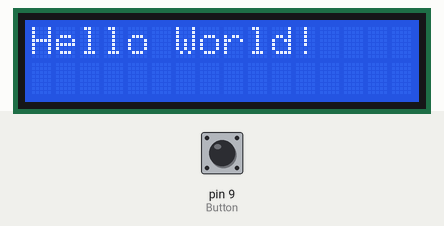
The sketch below on a simulated Arduino Uno, built with avr-gcc and run on an emulated ATmega328P. On the bench: 16×2 character LCD. The inputs (shaded band) are chosen by the test bench; at power-on: pin 9 (Button) HIGH.

Above: at 1.2 s.
1.3 s: pin 9 (Button) pulled LOW for 0.15 s
At 2.1 s:
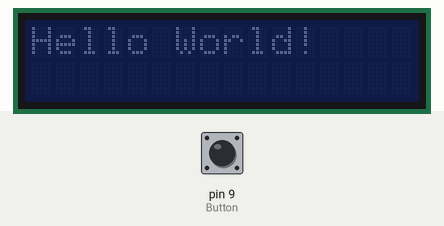
3.8 s: pin 9 (Button) pulled LOW for 3.2 s
Timing chart, 0 to 6.8 s (numbered marks = the images above; inputs shaded):
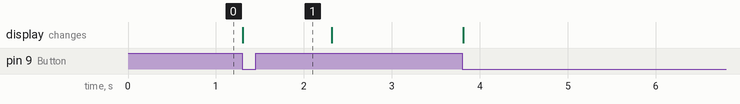

Measured:
- after the input at 1.3 s, the display: changes at once (image 1)

The sketch:

LCD_I2C_Test.ino
```cpp
/* ENGR 152
 *  Maker Competition
 *  LCD I2C Test
 *  Last edited by Kyler Howard, 4-17-20
 *
 *  Pin Setup for LCD:
 *  GND to Ground
 *  VCC to 5V
 *  SDA to A4
 *  SCL to A5
 *
 *  I2C found at 0x27
*/

//================================================================================
//                 Declare Global Variables & Header Files
//================================================================================

// including required libraries to run the I2C LCD
#include <Wire.h>
#include <LiquidCrystal_I2C.h>

// starting the LCD at the I2C address and the parameters the microprocessor needs
LiquidCrystal_I2C lcd(0x27, 2, 1, 0, 4, 5, 6, 7, 3, POSITIVE);

int Button = 9;

//=========================================================================
//                                Setup
//=========================================================================
void setup() {

  lcd.backlight();

  // Starting the LCD at 16 columns and 2 rows
  lcd.begin(16,2);

  // clearing the LCD and putting the cursor at 0,0
  lcd.clear();

  // setting the button pin as an output
  pinMode (Button, INPUT_PULLUP);

}

//================================================================================
//                               Main Loop
//================================================================================

void loop(){

  if (digitalRead(Button) == HIGH){

    // turns on backlight
    lcd.backlight();

    // goes to row 0, collumn 0
    lcd.setCursor(0,0);

    // printing "Hello World!" to the LCD
    lcd.print("Hello World!");

  }

  else {

    // turning the LCD off
    lcd.noBacklight();

    delay (1000);

  }

}
```
